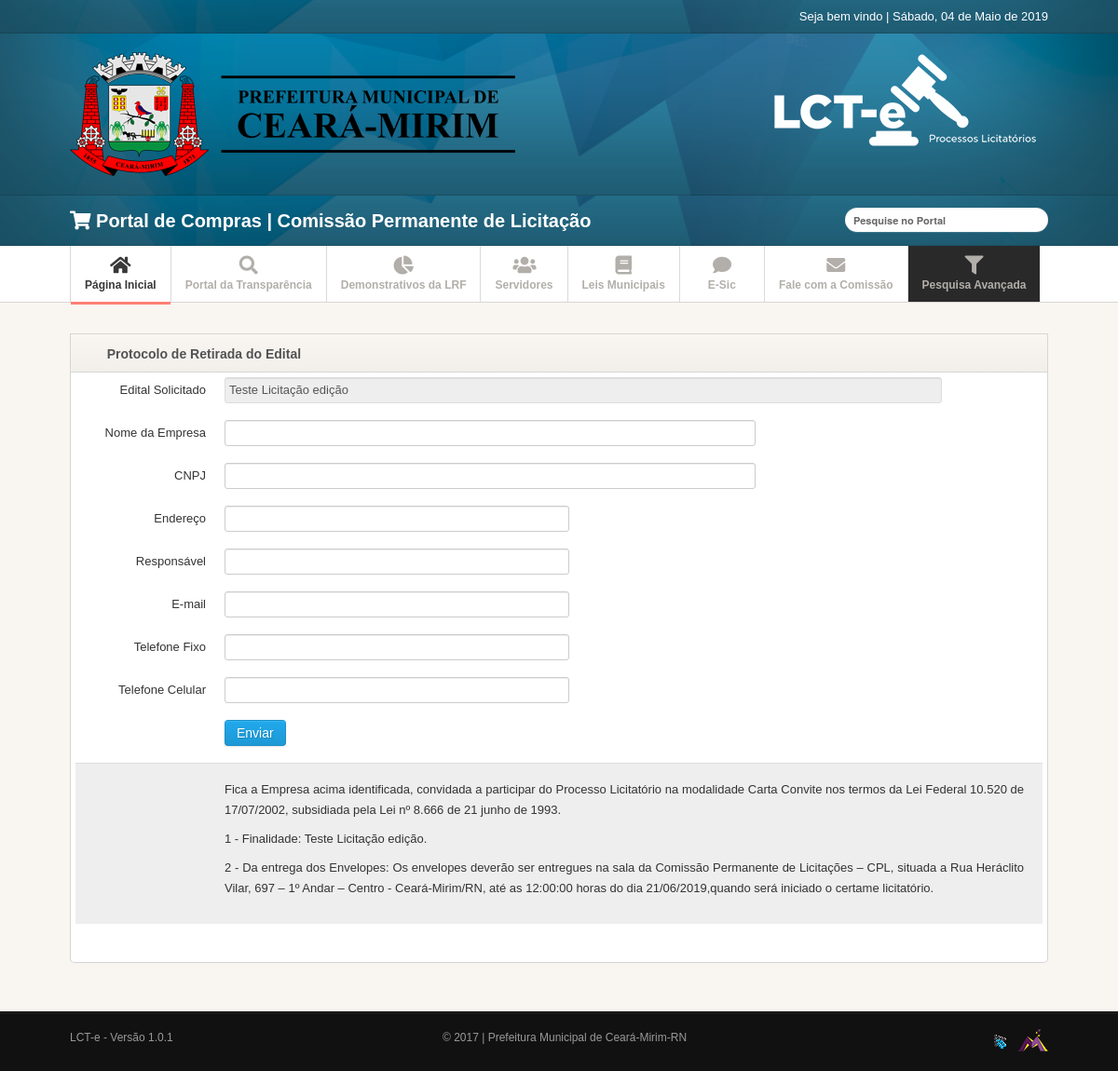
Screenshot of /protocolo-retirada/21 with the database file from the repository.
### tables this page shows
CREATE TABLE `editais` (
  `id` int(11) NOT NULL,
  `ano` year(4) NOT NULL,
  `id_tipo` int(11) NOT NULL,
  `lei` varchar(500) NOT NULL,
  `dataRetirada` date DEFAULT NULL,
  `horaCertame` time DEFAULT NULL,
  `dataCertame` date NOT NULL,
  `descricao` text NOT NULL,
  `link_aviso` varchar(300) DEFAULT NULL,
  `link_edital` varchar(300) DEFAULT NULL,
  `termo_adesao` varchar(220) DEFAULT NULL,
  `contrato` varchar(220) DEFAULT NULL,
  `created` date DEFAULT NULL,
  `id_situacao` int(11) NOT NULL,
  `tags` varchar(300) NOT NULL,
  `dia` varchar(2) NOT NULL,
  `mes` varchar(300) NOT NULL
);

CREATE TABLE `edital_tipo` (
  `id` int(11) NOT NULL,
  `tipo` varchar(255) NOT NULL,
  `pasta` varchar(300) NOT NULL
);

### backoffice/cpanel/app/Class/Url.class.php (called while the page is built, shortened)
<?php
class Url
{
    private static $url = null;
    public static function getURL( $id )
    {
        if( isset( self::$url[ $id ] ) )
            return addslashes(self::$url[ $id ]);
        return null;
    }
    private static function getURLList()
    {
        $startUrl = strlen( $_SERVER["DOCUMENT_ROOT"] ) -1;
        $excludeUrl = substr( $_SERVER["SCRIPT_FILENAME"], $startUrl, -10 );
        $request = $_SERVER['REQUEST_URI'];
        $request = substr( $request, strlen( $excludeUrl ) );
        $urlTmp = explode("?", $request);
        $request = $urlTmp[ 0 ];
        $urlExplodida = explode("/", $request);
        $retorna = array();
        for($a = 0; $a <= count($urlExplodida); $a ++)
        {
            if(isset($urlExplodida[$a]) AND $urlExplodida[$a] != "")
            {
                array_push($retorna, $urlExplodida[$a]);
            }
        }
        self::$url = $retorna;
    }
}
?>

### backoffice/cpanel/app/Class/Licitacao.class.php (called while the page is built, shortened)
<?php
class Licitacao {
    public static function getFindOneLicitacao($options){
        $read = new Read();
        $read->getLicitacoes("where e.id = $options LIMIT 1");
        return $read->getResult();
    }
}

### backoffice/cpanel/app/Conn/Conn.class.php (called while the page is built)
<?php
abstract class Conn {
    private static $Host = HOST;
    private static $User = USER;
    private static $Pass = PASS;
    private static $Bd = BD;
    private static $Connect = null;
    private static function Conectar() {
        try {
            if (self::$Connect == null):
                self::$Connect = new PDO('mysql:host=' . self::$Host . ';dbname=' . self::$Bd, self::$User, self::$Pass);
            endif;
        } catch (PDOException $e) {
            echo 'Message: ' . $e->getMessage();
            die;
        }
        self::$Connect->setAttribute(PDO::ATTR_ERRMODE, PDO::ERRMODE_EXCEPTION);
        return self::$Connect;
    }
    protected static function getConn() {
        return self::Conectar();
    }
}

### backoffice/cpanel/app/Conn/Read.class.php (called while the page is built, shortened)
<?php
class Read extends Conn {
    private $Select;
    private $Result;
    private $Read;
    public function getLicitacoes($Termos = null) {
        $this->Select = 'SELECT e.id, e.ano, e.lei, e.id_tipo, e.dataRetirada, e.horaCertame, e.dataCertame, e.descricao, e.link_aviso, e.link_edital, e.termo_adesao, e.contrato, e.created, e.tags, e.dia, e.mes, el.tipo as tipo_edital, el.pasta, els.situacao FROM editais e inner join edital_tipo el on e.id_tipo = el.id inner join edital_situacao els on e.id_situacao = els.id '.$Termos;
        $this->ExecuteSQL();
    }
    public function getResult() {
        return $this->Result;
    }
    private function Connect() {
        $this->Conn = parent::getConn();
        $this->Read = $this->Conn->prepare($this->Select);
        $this->Read->setFetchMode(PDO::FETCH_ASSOC);
    }
    private function ExecuteSQl() {
        $this->Connect();
        try {
            $this->Read->execute();
            $this->Result = $this->Read->fetchAll();
        } catch (PDOException $e) {
            $this->Result = null;
            echo 'Message: ' . $e->getMessage();
        }
    }
}

### public/views/protocolo-retirada.php (the view, shortened to what this page needs)
<?php $edital = Licitacao::getFindOneLicitacao(Url::getURL(1)) ?>
<div class="row">
  <div class="span12">
    <div class="widget ">
      <div class="widget-header">
          <i class="icon-user"></i>
          <h3>Protocolo de Retirada do Edital</h3>
      </div>
      <div class="widget-content">
        <form id="form-protocolo" class="form-horizontal" method="POST">
          <fieldset>
            <div class="control-group">
              <label class="control-label" for="username">Edital Solicitado</label>
              <div class="controls">
                <input type="text" name="edital" readonly class="span8" id="username" value="<?php echo $edital[0]['descricao']; ?>">
              </div>
            </div>
            <div class="control-group">
              <label class="control-label" for="firstname">Nome da Empresa</label>
              <div class="controls">
                <input type="text" class="span6" id="firstname" name="empresa" required>
              </div>
            </div>
            <div class="control-group">
              <label class="control-label" for="lastname">CNPJ</label>
              <div class="controls">
                <input
                type="text"
                class="span6"
                name="cnpj"
                id="cnpj"
                data-toggle="cnpj"
                title="Atenção"
                data-content="Informe um CNPJ válido."
                required>
              </div>
            </div>
            <div class="control-group">
              <label class="control-label">Endereço</label>
              <div class="controls">
                <input type="text" class="span4" name="endereco" required>
              </div>
            </div>
            <div class="control-group">
              <label class="control-label">Responsável</label>
              <div class="controls">
                <input type="text" class="span4" name="nome" required>
              </div>
            </div>
            <div class="control-group">
              <label class="control-label" for="email">E-mail</label>
              <div class="controls">
                <input type="email" class="span4" name="email" required>
              </div>
            </div>
            <div class="control-group">
              <label class="control-label">Telefone Fixo</label>
              <div class="controls">
                <input type="text" class="span4 phone" name="phonefixo" placeholder="" required>
              </div>
            </div>
            <div class="control-group">
              <label class="control-label">Telefone Celular</label>
              <div class="controls">
                <input type="text" class="span4 phone" name="phonecel" required>
              </div>
            </div>
            <div class="control-group">
              <label class="control-label">&nbsp;</label>
              <div class="controls">
                <button type="submit" class="btn btn-primary">Enviar</button>
              </div>
            </div>
            <div class="form-actions" style="text-align: justify;">
              <p>
                Fica a Empresa acima identificada, convidada a participar do Processo Licitatório na modalidade <?php echo $edital[0]['tipo_edital']; ?> <?php echo $edital[0]['lei']; ?>.
              </p>
              <p>
                1 - Finalidade: <?php echo $edital[0]['descricao']; ?>.
              </p>
              <p>
                2 - Da entrega dos Envelopes: Os envelopes deverão ser entregues na sala da Comissão Permanente de Licitações – CPL, situada a Rua Heráclito Vilar, 697 – 1º Andar – Centro - Ceará-Mirim/RN, até as <?php echo $edital[0]['horaCertame']; ?> horas do dia <?php echo date('d/m/Y', strtotime($edital[0]['dataCertame'])); ?>,quando será iniciado o certame licitatório.
              </p>
            </div>
          </fieldset>
        </form>
      </div>
    </div>
  </div>
</div>

### public/css/style.css (style rules this page uses)
body { background: #f9f6f1; font: 13px/1.7em 'arial'; }
p { font: 13px/1.7em 'arial'; }
input, button, select, textarea { font-family: 'arial'; }
.widget { position: relative; clear: both; width: auto; margin-bottom: 2em; overflow: hidden; }
.widget-header { position: relative; height: 40px; line-height: 40px; background: #f9f6f1; background:-moz-linear-gradient(top, #f9f6f1 0%, #f2efea 100%); background:-webkit-gradient(linear, left top, left bottom, color-stop(0%,#f9f6f1), color-stop(100%,#f2efea)); background:-webkit-linear-gradient(top, #f9f6f1 0%,#f2efea 100%); background:-o-linear-gradient(top, #f9f6f1 0%,#f2efea 100%); background:-ms-linear-gradient(top, #f9f6f1 0%,#f2efea 100%); background:linear-gradient(top, #f9f6f1 0%,#f2efea 100%); filter: progid:DXImageTransform.Microsoft.gradient(startColorstr='#f9f6f1', endColorstr='#f2efea'); -ms-filter: "progid:DXImageTransform.Microsoft.gradient(startColorstr='#f9f6f1', endColorstr='#f2efea')"; border: 1px solid #d6d6d6; -webkit-background-clip: padding-box; }
.widget-header h3 { position: relative; top: 2px; left: 10px; display: inline-block; margin-right: 3em; font-size: 14px; font-weight: 800; color: #525252; line-height: 18px; text-shadow: 1px 1px 2px rgba(255,255,255,.5); }
.widget-header [class^="icon-"], .widget-header [class*=" icon-"] { display: inline-block; margin-left: 13px; margin-right: -2px; font-size: 16px; color: #555; vertical-align: middle; }
.widget-content { padding: 5px 5px 5px; background: #FFF; border: 1px solid #D5D5D5; -moz-border-radius: 5px; -webkit-border-radius: 5px; border-radius: 5px; }
.widget-header+.widget-content { border-top: none; -webkit-border-top-left-radius: 0; -webkit-border-top-right-radius: 0; -moz-border-radius-topleft: 0; -moz-border-radius-topright: 0; border-top-left-radius: 0; border-top-right-radius: 0; }
.widget-content:before, .widget-content:after { content:""; display:table; }
.widget-content:after { clear:both; }
.widget-content { zoom:1; }

### rows the page displays
editais: edital "Teste Licitação edição", id_tipo.tipo "Carta Convite", lei "nos termos da Lei Federal 10.520 de 17/07/2002, subsidiada pela Lei nº 8.666 de 21 junho de 1993", descricao "Teste Licitação edição", horaCertame "12:00:00", dataCertame "21/06/2019"

### other values shown
Data::getDataExtenso() "Sábado, 04 de Maio de 2019"
